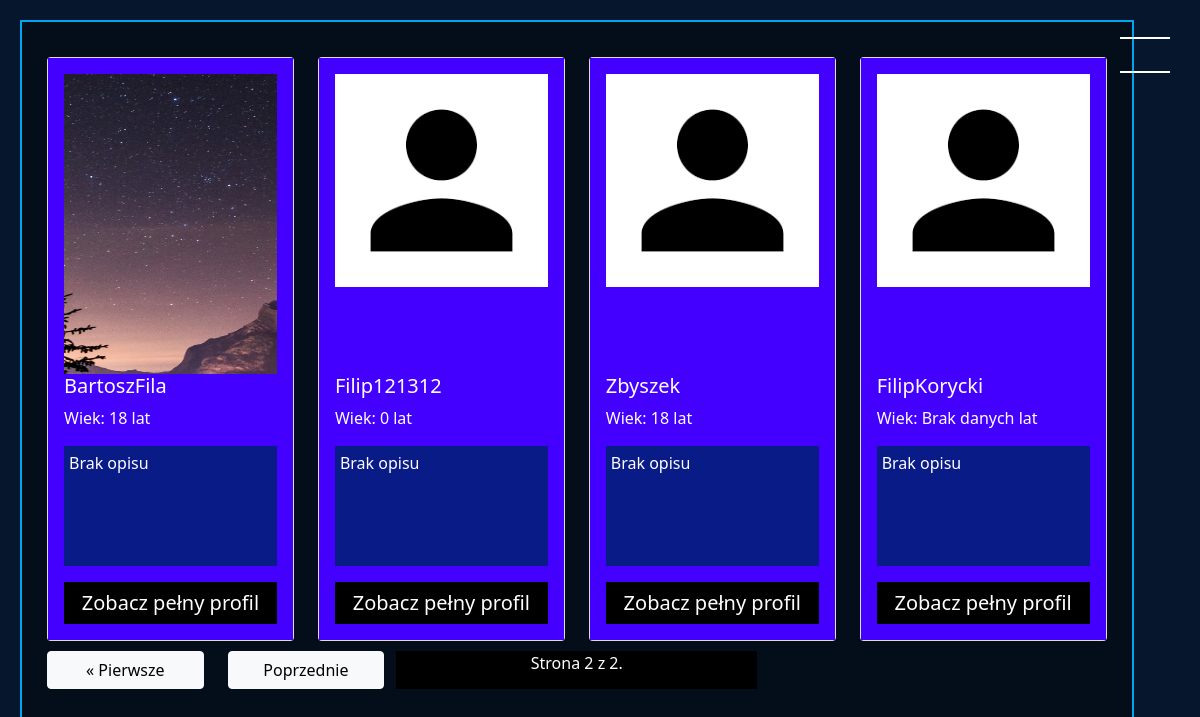
Before: /?page=2 (signed in) with the older database file.
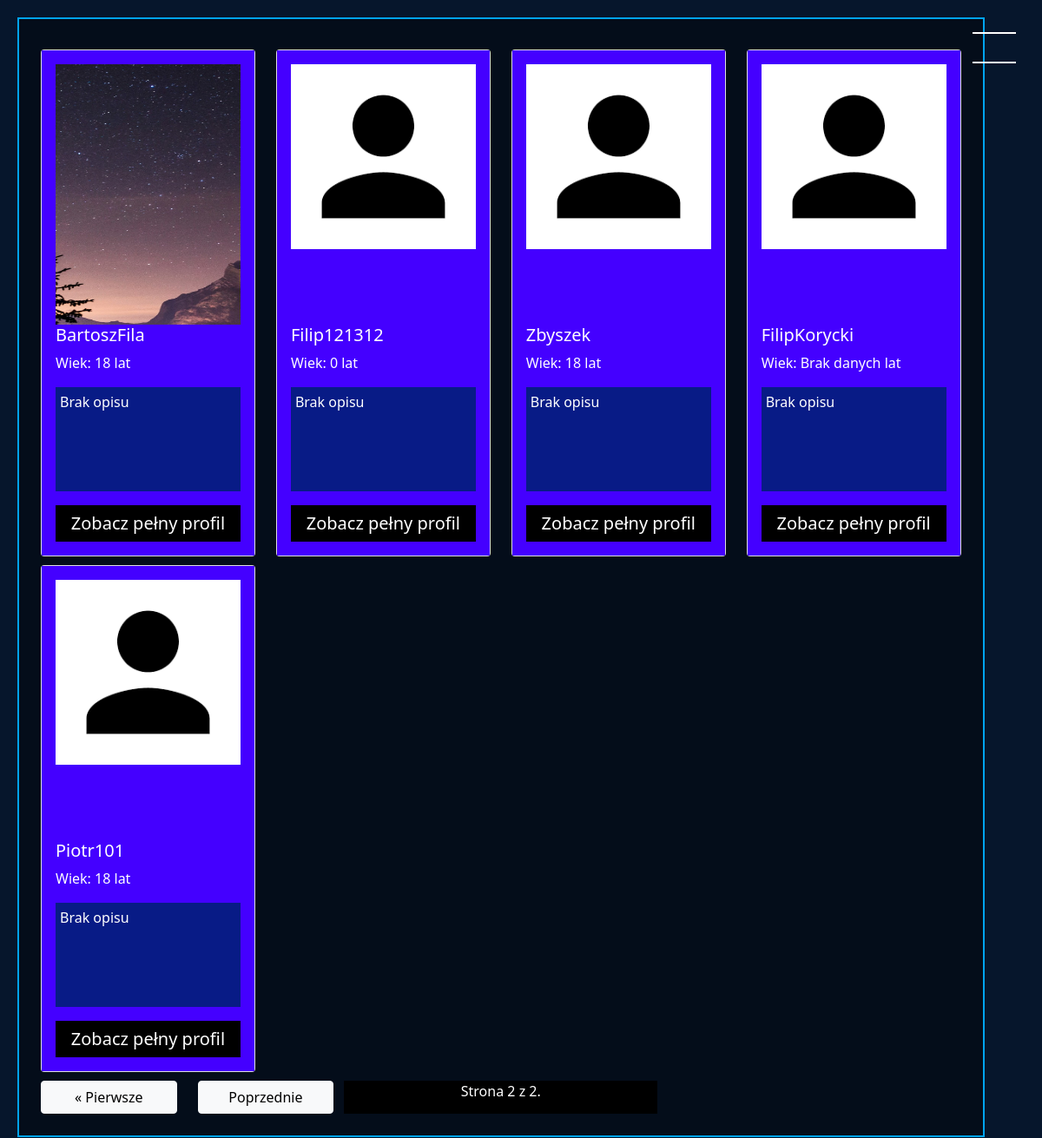
After: the same page with the newer database file.
### blog/models.py (models this page shows, shortened)
class Profile(models.Model):
    user = models.OneToOneField(User, null=True, on_delete=models.CASCADE)
    birth_date = models.DateField(blank=True,null=True)
    description = models.TextField(blank=True,null=True)
    first_name = models.CharField(blank=True, null=True, max_length=40)
    last_name = models.CharField(blank=True, null=True, max_length=40)
    country = models.CharField(blank=True, null=True, max_length=40)
    city = models.CharField(blank=True, null=True, max_length=40)
    height = models.DecimalField(blank=True,null=True, decimal_places=0, max_digits=120)
    weight = models.DecimalField(blank=True,null=True, decimal_places=0, max_digits=120)
    gender = models.CharField(blank=True,null=True, max_length=222)
    friends = models.ManyToManyField('self', blank=True)
    images = models.ManyToManyField("ProfileImage", related_name='+',blank=True)
    chats = models.ManyToManyField("ChatBox", related_name='+',blank=True)
    posts = models.ManyToManyField("Post", related_name='+',blank=True)
    def get_age(self):
        if self.birth_date:
            import datetime
            age = int((datetime.date.today() - self.birth_date).days/365.25)
        else:
            age = "Brak danych"
        return age
    def get_name(self):
        if self.first_name and self.last_name:
            return str(str(self.first_name)+" "+str(self.last_name)) #+" ("+str(self.user.username)+")"
        elif self.first_name:
            return self.first_name
        else:
            return self.user.username

### blog/views.py (the view)
# urls.py: path("", views.MainPage, name="mainpage"),
def MainPage(request):
    profiles = Profile.objects.all()
    paginator = Paginator(profiles,8)
    page_number = request.GET.get('page')
    page_obj = paginator.get_page(page_number)
    context={
        'profiles':page_obj,
    }
    if request.user.is_authenticated:
        profile = request.user.profile
        new_friend_request = 0
        friend_requests = FriendInvitation.objects.all().filter(profile_to=profile)
        for friend_request in friend_requests:
            if friend_request.displayed == False:
                new_friend_request += 1
        context["new_friend_request"] = new_friend_request
        new_messages = 0
        profile_chats = profile.chats.all()
        for chat in profile_chats:
            for message in chat.messages.all():
                if not message.displayed:
                    if not message.owner == profile:
                        new_messages +=1
        context["new_messages"] = new_messages
    return render(request, "blog/mainpage.html",context=context)

### blog/templates/blog/mainpage.html (shortened to what this page needs)
{% extends "blog/base.html"%}
{% load static %}
{%block content%}
{% if user.is_authenticated%}
<div class=" background_v1">
    <div class="row">
    {% for profile in profiles%}
        <div class="col-sm-12 col-md-6  col-lg-4 col-xl-3" >
            <div class="card main_page_card" style="margin-top: 10px;">
                <div class="card-body">
                {% if profile.images%}
                <div style="width: 100%; position:relative;">
                    {%for image in profile.images.all %}
                        {% if forloop.last %}
                            <div class="fake_box"> </div>
                            <br />
                        {%endif%}
                    {%empty%}
                          <div class="fake_box"> </div>
                        <br />
                    {%endfor%}
                </div>
                {%endif%}
                <h5 class="card-title">
                {{profile.get_name}}
                </h5>
                <p class="card-text">Wiek: {{profile.get_age}} lat</p>
                <p class="card-text main_page_desc" >
                {% if profile.description %}
                    {{profile.description|truncatechars:70}}
                    {% else %}
                    Brak opisu
                {%  endif   %}
                </p>
                <a href="{%url 'profile' profile.id%}"  class="my-button">Zobacz pełny profil</a>
                </div>
            </div>
        </div>
    {%endfor%}
    </div>
    <div class="pagination row">
        {% if profiles.has_previous %}
            <div class="col-md-12 col-lg-2">
            <a class="pagiantion_obj btn btn-light"
             href="?page=1">&laquo; Pierwsze</a>
            </div>
            <div class="col-md-12 col-lg-2">
            <a class="pagiantion_obj btn btn-light"
            href="?page={{ profiles.previous_page_number }}">Poprzednie</a>
            </div>
        {%else%}
            <div class="pagination_obj col-md-12 col-lg-2" style="height:1px;"></div>
            <div class="pagination_obj col-md-12 col-lg-2" style="height:1px;"></div>
        {% endif %}
        <div class="pagiantion_obj pagination_number col-sm-12 col-md-4" >
            Strona {{ profiles.number }} z {{ profiles.paginator.num_pages }}.
        </div>
</div>
</div>
    {%endif%}
{% endblock %}

Changed rows visible on the page:
added Profile: get_name "Piotr101", get_age "18", shows "Brak opisu"
